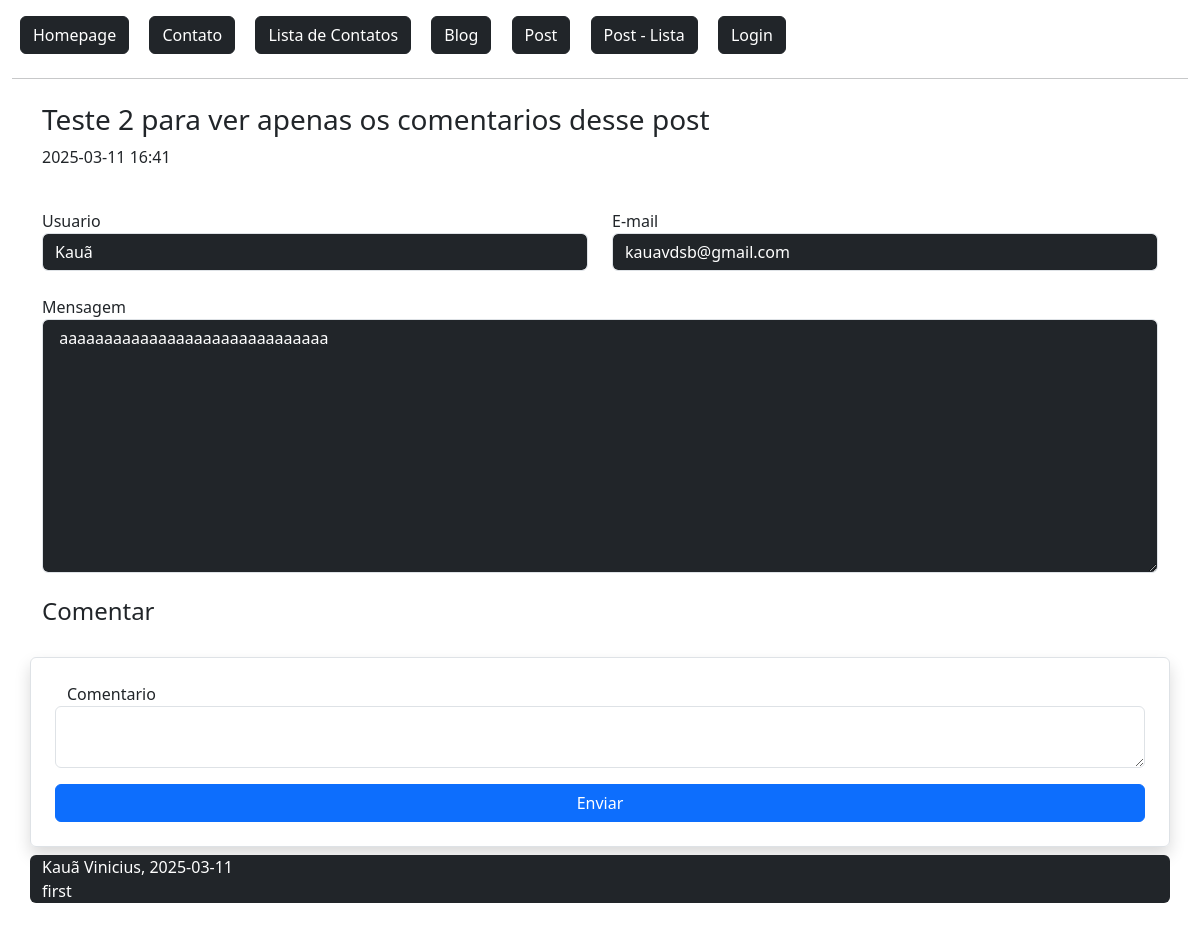
Before: /post/2/ with the older database file.
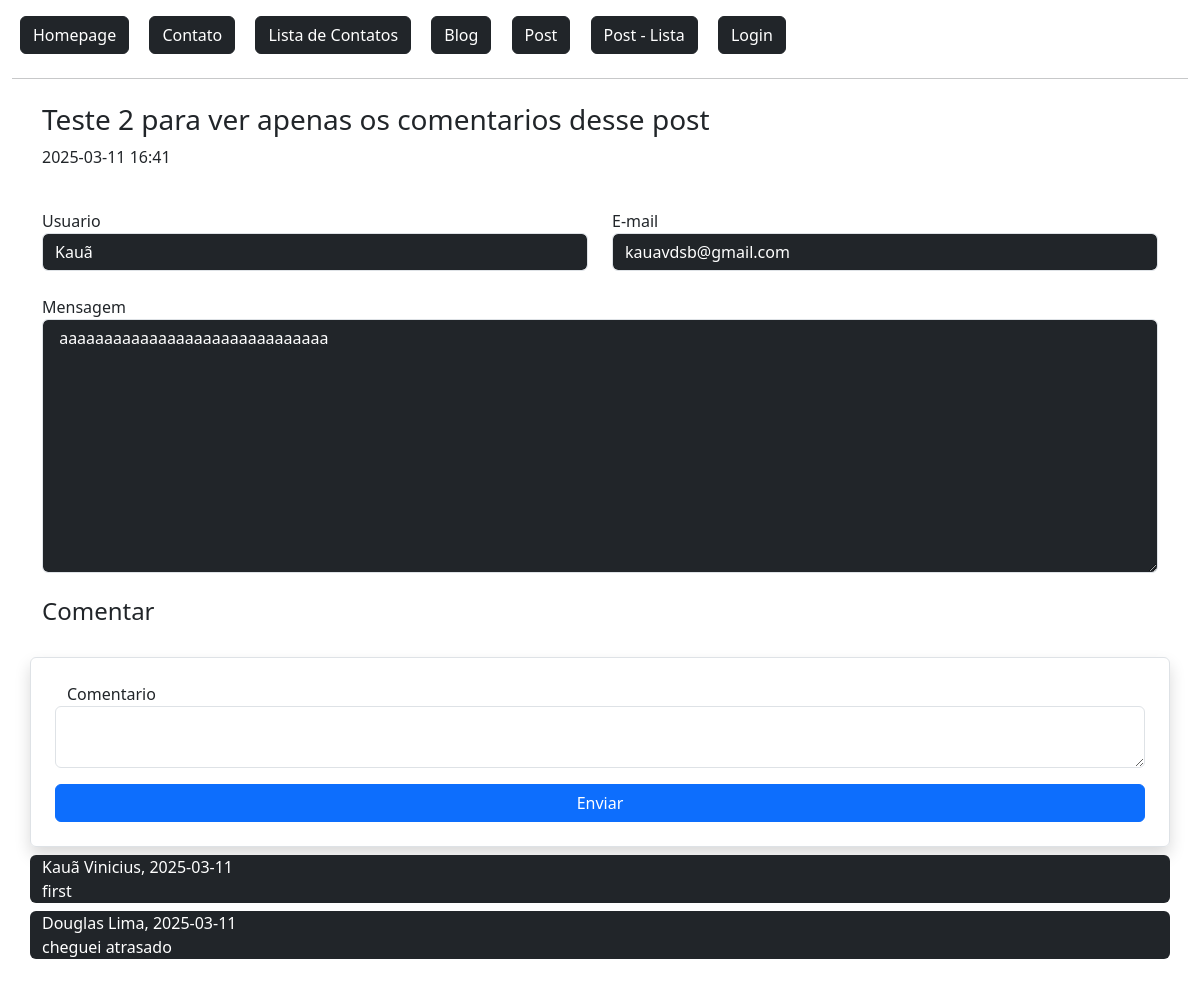
After: the same page with the newer database file.
### flaskLearn/models.py (models this page shows, shortened)
class Post(db.Model):
    id = db.Column(db.Integer, primary_key=True)
    data_criacao = db.Column(db.DateTime, default=datetime.now())
    titulo = db.Column(db.String, nullable=True)
    mensagem = db.Column(db.String, nullable=True)
    user_id = db.Column(db.Integer, db.ForeignKey('user.id'), nullable=True) #Tabela que referencia a tabela usuário
    comentarios = db.relationship('PostComentarios', backref='post', lazy=True) #É a tabela referenciada. (um usuario pode ter varios posts)
    def data_resumo(self):
        return str(self.data_criacao)[:16]

class User(db.Model, UserMixin):
    id = db.Column(db.Integer, primary_key=True)
    nome = db.Column(db.String, nullable=True)
    sobrenome = db.Column(db.String, nullable=True)
    email = db.Column(db.String, nullable=True)
    senha = db.Column(db.String, nullable=True)
    data_cadastro = db.Column(db.DateTime, default=datetime.now())
    posts = db.relationship('Post', backref='user', lazy=True) #É a tabela referenciada. (um usuario pode ter varios posts)
    post_comentarios = db.relationship('PostComentarios', backref='user', lazy=True) #É a tabela referenciada. (um usuario pode ter varios posts)

class PostComentarios(db.Model):
    id = db.Column(db.Integer, primary_key=True)
    data_criacao = db.Column(db.DateTime, default=datetime.now())
    comentario = db.Column(db.String, nullable=True)
    user_id = db.Column(db.Integer, db.ForeignKey('user.id'), nullable=True)
    post_id = db.Column(db.Integer, db.ForeignKey('post.id'), nullable=True)
    def data_resumo(self):
       return str(self.data_criacao)[:10]

### flaskLearn/routes.py (the view)
@app.route('/post/<int:id>/', methods=['GET', 'POST'])
def postDetail(id):
    obj = Post.query.get(id)
    lenComentarios = len(obj.comentarios)
    form = PostComentariosForm()
    context = {
        'lenComentarios': lenComentarios
    }
    if form.validate_on_submit():
        form.save(current_user.id, id)
        return redirect(url_for('postDetail', id=id))
    return render_template('posts/post_detail.html', obj=obj, form=form, context=context)

### flaskLearn/forms.py (shortened to what this page needs)
class PostComentariosForm(FlaskForm):
    comentario = TextAreaField('Comentario', validators=[DataRequired()])
    btnSubmit = SubmitField('Enviar')

### flaskLearn/templates/posts/post_detail.html (shortened to what this page needs)
{% extends 'baseTemplate/base.html' %}
{% block content %}
{% include 'baseTemplate/nav.html' %}
<div class="container mt-4">
    <div class="row">
        <h3>{{ obj.titulo }}</h3>
        <p>{{ obj.data_resumo() }}</p>
        <div class="col-md-6 mt-4">
            Usuario
            <input type="text" value="{{ obj.user.nome }}" class="form-control bg-dark text-white" readonly>
        </div>
        <div class="col-md-6 mt-4">
            E-mail
            <input type="text" value="{{ obj.user.email }}" class="form-control bg-dark text-white" readonly>
        </div>
        <div class="col-12 mt-4">
            Mensagem
            <textarea type="text" rows="10" class="form-control bg-dark text-white" readonly> {{ obj.mensagem }} </textarea>
        </div>
    </div>
    <div class="row mt-4">
        <h4>Comentar</h4>
    </div>
    <form action="" method="post" class="row mt-4 p-4 rounded border shadow">
        {{ form.comentario.label() }}
        {{ form.comentario(class="form-control") }}
        {{ form.btnSubmit(class="btn btn-primary col-12 mt-3")}}
    </form>
    <div class="row mb-4">
        {% for comentario in range(context.lenComentarios) %}
            <div class="col-12 bg-dark rounded text-white mt-2">
                {{ obj.comentarios[comentario].user.nome }} {{ obj.comentarios[comentario].user.sobrenome }}<span>, </span>
                 {{ obj.comentarios[comentario].data_resumo() }} <br>
                {{ obj.comentarios[comentario].comentario }}
            </div>
        {% endfor %}
    </div>
</div>
{% endblock %}

### flaskLearn/templates/baseTemplate/base.html (shortened to what this page needs)
<!DOCTYPE html>
<html lang="en">
<head>
    <link href="https://cdn.jsdelivr.net/npm/bootstrap@5.3.3/dist/css/bootstrap.min.css" rel="stylesheet">
    <link rel="stylesheet" href="https://cdn.jsdelivr.net/npm/bootstrap-icons@1.11.3/font/bootstrap-icons.min.css">
</head>
<body>
    <section class="container-fluid mt-2">
        {% block content %}
        {% endblock %}
    </section>
</body>
</html>

### flaskLearn/templates/baseTemplate/nav.html
<a href="{{url_for('homepage')}}" class="btn btn-dark m-2">
    Homepage
</a>
<a href="{{url_for('contato')}}" class="btn btn-dark m-2">
    Contato
</a>
<a href="{{url_for('contatoLista')}}" class="btn btn-dark m-2">
    Lista de Contatos
</a>
<a href="{{url_for('editorBlog')}}" class="btn btn-dark m-2">
    Blog
</a>
<a href="{{url_for('postNovo')}}" class="btn btn-dark m-2">
    Post
</a>
<a href="{{url_for('postLista')}}" class="btn btn-dark m-2">
    Post - Lista
</a>
{% if current_user.is_authenticated %}
    <a href="{{ url_for('dashboard') }}" class="btn btn-dark m-2">
        {{ current_user.nome }} {{ current_user.sobrenome }}
    </a>
    <a href="{{ url_for('logout') }}" class="btn btn-dark m-2">
        Sair
    </a>
{% else %}
    <a href="{{url_for('login')}}" class="btn btn-dark m-2">
        Login
    </a>
{% endif %}
<hr>

Changed rows visible on the page:
added User: nome "Douglas", sobrenome "Lima"
added PostComentarios: data_criacao "2025-03-11", comentario "cheguei atrasado"
